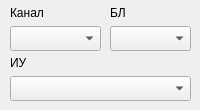
           <widget class="QWidget" name="SSOI_IU_groupbox">
            <widget class="QComboBox" name="SSOI_IU_Num1">
             <property name="geometry">
              <rect>
               <x>10</x>
               <y>26</y>
               <width>91</width>
               <height>25</height>
              </rect>
             </property>
            </widget>
            <widget class="QLabel" name="label_94">
             <property name="geometry">
              <rect>
               <x>10</x>
               <y>0</y>
               <width>71</width>
               <height>25</height>
              </rect>
             </property>
             <property name="text">
              <string>Канал</string>
             </property>
            </widget>
            <widget class="QComboBox" name="SSOI_IU_Num2">
             <property name="geometry">
              <rect>
               <x>110</x>
               <y>26</y>
               <width>81</width>
               <height>25</height>
              </rect>
             </property>
            </widget>
            <widget class="QLabel" name="label_95">
             <property name="geometry">
              <rect>
               <x>110</x>
               <y>0</y>
               <width>81</width>
               <height>25</height>
              </rect>
             </property>
             <property name="text">
              <string>БЛ</string>
             </property>
            </widget>
            <widget class="QComboBox" name="SSOI_IU_Num3">
             <property name="geometry">
              <rect>
               <x>10</x>
               <y>76</y>
               <width>181</width>
               <height>25</height>
              </rect>
             </property>
            </widget>
            <widget class="QLabel" name="label_97">
             <property name="geometry">
              <rect>
               <x>10</x>
               <y>50</y>
               <width>71</width>
               <height>25</height>
              </rect>
             </property>
             <property name="text">
              <string>ИУ</string>
             </property>
            </widget>
           </widget>
